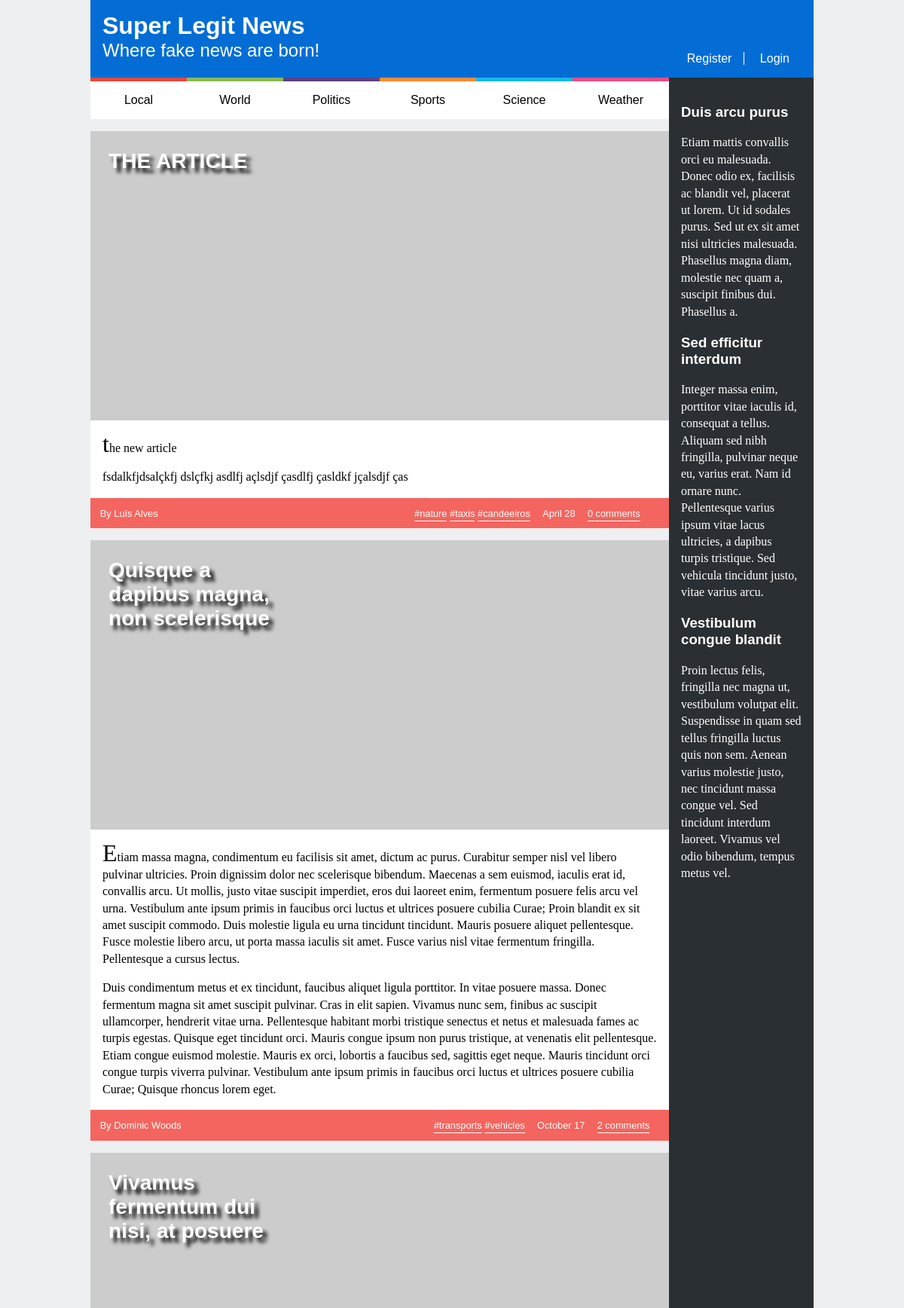
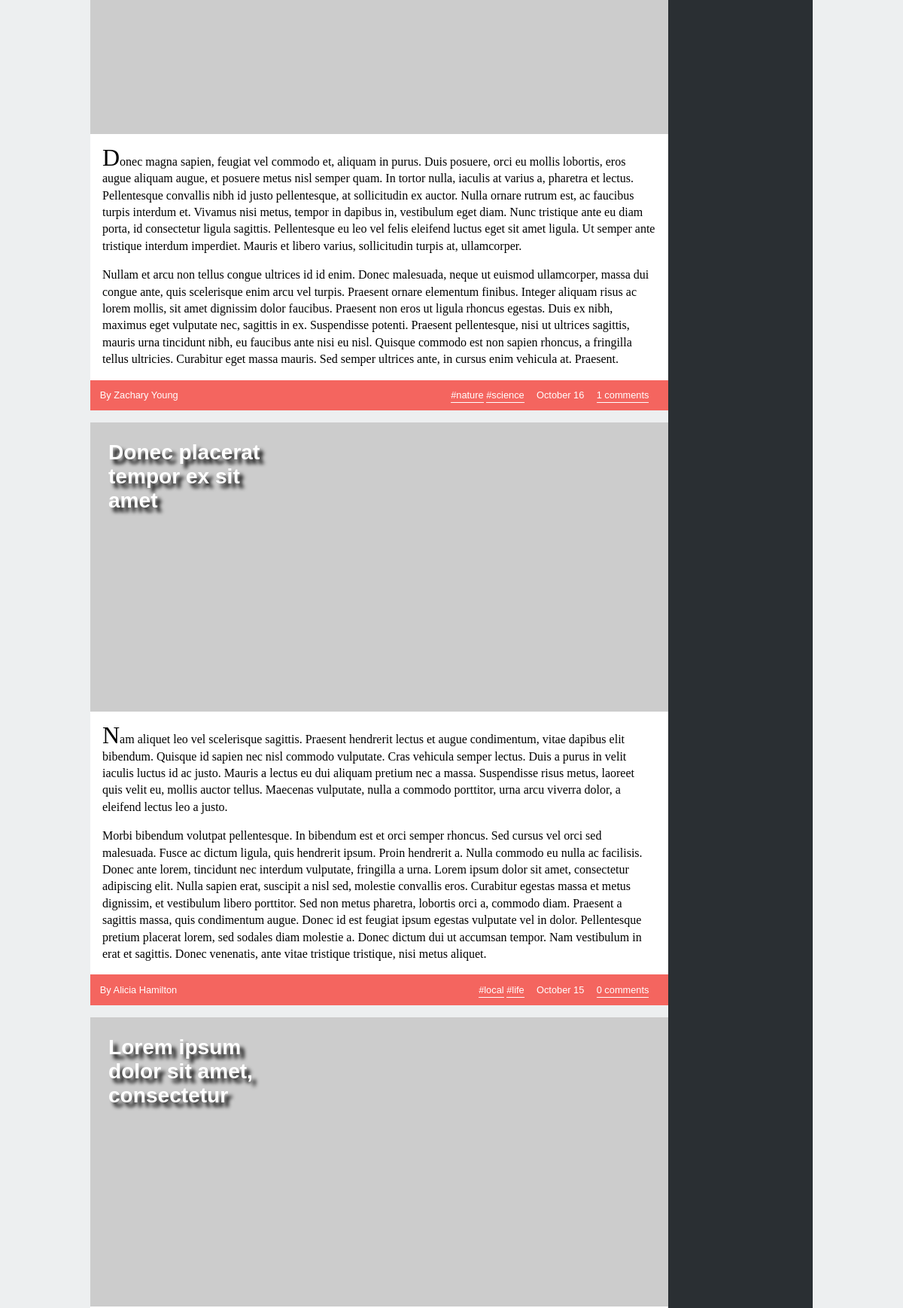
The page / (upper part) on the database its author committed (2 pictures, top to bottom).
### tables this page shows
CREATE TABLE news (
  id INTEGER PRIMARY KEY,            -- article id
  title VARCHAR,                     -- title of the article
  published INTEGER,                 -- date when the article was published in epoch format
  tags VARCHAR,                      -- comma separated tags
  username VARCHAR REFERENCES users, -- user that wrote the article
  introduction VARCHAR,              -- a introductory paragraph
  fulltext VARCHAR                   -- the rest of the text
);

### database/news.php (called while the page is built, shortened)
<?php
    function getAllNews($db) {
        $stmt = $db->prepare("SELECT news.*, users.*, COUNT(comments.id) AS comments FROM news JOIN users USING (username) LEFT JOIN comments ON comments.news_id = news.id GROUP BY news.id, users.username ORDER BY published DESC");
        $stmt->execute();
        $articles = $stmt->fetchAll();
        return $articles;
    }
?>

### templates/news.php (the view, shortened to what this page needs)
<?php function output_article_list($articles) { ?>
    <section id='news'>
    <?php
        foreach ($articles as $article) {
            $date = date('F j', $article['published']);
            $tags = explode(',', $article['tags']);
    ?>
    <article><header><h1><a href='article.php?id=<?=$article['id']?>'><?=$article['title']?></a></h1></header>
    <img src='https://picsum.photos/600/300?"<?=$tags[0]?>' alt=''>
    <p><?=$article['introduction']?></p>
    <p><?=$article['fulltext']?></p>
    <footer><span class='author'><?=$article['name']?></span>
    <?php
        foreach ($tags as $tag) {
            echo "<span class='tags'><a href='index.php'>#$tag</a> ";
        }
        echo "</span>";
    ?>
    <span class='date'><?=$date?></span>
    <a class='comments' href='article.php?id=<?=$article['id']?>#comments'><?=$article['comments']?></a>
    </footer></article>
    <?php } ?>
    </section>
<?php } ?>

### index.php (shortened to what this page needs)
<?php
  require_once('database/news.php');
  require_once('templates/common.php');
  require_once('templates/news.php');
  $db = getDatabaseConnection();
  $articles = getAllNews($db);
  if (isset($_SESSION['username'])) {
    output_header_logout();
  } else {
    output_header_login();
  }
  output_article_list($articles);
  output_footer();
?>

### templates/common.php (shortened to what this page needs)
<?php function output_header_login() { ?>
    <!DOCTYPE html>
    <html lang="en-US">
    <head>
        <link href="css/style.css" rel="stylesheet">
        <link href="css/layout.css" rel="stylesheet">
        <link href="css/responsive.css" rel="stylesheet">
        <link href="css/comments.css" rel="stylesheet">
        <link href="css/forms.css" rel="stylesheet">
    </head>
    <body>
        <header>
        <h1><a href="index.php">Super Legit News</a></h1>
        <h2><a href="index.php">Where fake news are born!</a></h2>
        <div id="signup">
            <a href="register.php">Register</a>
            <a href="login.php">Login</a>
        </div>
        </header>
        <nav id="menu">
        <ul>
            <li><a href="index.php">Local</a></li>
            <li><a href="index.php">World</a></li>
            <li><a href="index.php">Politics</a></li>
            <li><a href="index.php">Sports</a></li>
            <li><a href="index.php">Science</a></li>
            <li><a href="index.php">Weather</a></li>
        </ul>
        </nav>
        <aside id="related">
        <article>
            <h1><a href="#">Duis arcu purus</a></h1>
            <p>Etiam mattis convallis orci eu malesuada. Donec odio ex, facilisis ac blandit vel, placerat ut lorem. Ut id sodales purus. Sed ut ex sit amet nisi ultricies malesuada. Phasellus magna diam, molestie nec quam a, suscipit finibus dui. Phasellus a.</p>
        </article>
        <article>
            <h1><a href="#">Sed efficitur interdum</a></h1>
            <p>Integer massa enim, porttitor vitae iaculis id, consequat a tellus. Aliquam sed nibh fringilla, pulvinar neque eu, varius erat. Nam id ornare nunc. Pellentesque varius ipsum vitae lacus ultricies, a dapibus turpis tristique. Sed vehicula tincidunt justo, vitae varius arcu.</p>
        </article>
        <article>
            <h1><a href="#">Vestibulum congue blandit</a></h1>
            <p>Proin lectus felis, fringilla nec magna ut, vestibulum volutpat elit. Suspendisse in quam sed tellus fringilla luctus quis non sem. Aenean varius molestie justo, nec tincidunt massa congue vel. Sed tincidunt interdum laoreet. Vivamus vel odio bibendum, tempus metus vel.</p>
        </article>
        </aside>
<?php } ?>
<?php function output_footer() {
    if (isset($_SESSION['username'])) { ?>
        <footer>
            <p><a href="create_article.php" style="color: white;">Create new article</a></p>
            <p>&copy; Fake News, 2022</p>
        </footer>
<?php } else { ?>
    </body>
    </html>
<?php }
}?>

### css/style.css (style rules this page uses)
body > header { background-color: #046dd5; color: white; padding: 1em; }
body > header h1, body > header h2 { margin: 0; }
body > header a { color: white; text-decoration: none; }
body > header #signup a:first-child { border-right: 1px solid white; }
body > header #signup { margin-top: 1em; }
body > header #signup a { padding: 0 1em; }
body > header #signup a:first-child { padding-left: 0; }
#menu ul { margin: 0; padding: 0; }
#menu li { background-color: white; text-align: center; list-style-type: none; padding: 1em 0; }
#menu li a { color: black; text-decoration: none; }
#news header { max-width: 10em; padding: 1em; position: absolute; }
#news header h1 { margin: 0; text-shadow: .2em .2em .2em black; }
#news header a { color: white; text-decoration: none; }
#news img { width: 100%; }
#news > article { background-color: white; margin: 1em 0; }
#news > article > p { padding: 0 1em; }
#news > article > p:first-of-type:first-letter { font-size: 2em; }
#news footer { color: white; background-color: #f4655f; padding: 1em; }
#news footer a { color: white; text-decoration: none; border-bottom: 1px solid white; padding-bottom: 2px; }
#news footer .tags { margin-right: 1em; }
#news footer .comments { margin-left: 1em; }
#news footer .comments:after { content: ' comments'; }
#news footer .author:before { content: "By "; }
#related { background-color: #2a2f33; padding: 1em; }
#related h1 a { color: white; text-decoration: none; }
#related p { color: white; }
body { font-family: "Poppins", sans-serif; }
p { font-family: "Lora", serif; line-height: 1.4em; }
body > header h2 { font-weight: normal; }
#news header { font-size: 1.5em; }
#news footer { font-size: 0.8em; }
#menu li:nth-child(1) { border-top: 5px solid #e1493e; }
#menu li:nth-child(2) { border-top: 5px solid #8aba56; }
#menu li:nth-child(3) { border-top: 5px solid #5b4282; }
#menu li:nth-child(4) { border-top: 5px solid #ff8932; }
#menu li:nth-child(5) { border-top: 5px solid #19b6e9; }
#menu li:nth-child(6) { border-top: 5px solid #e84c8b; }

### css/layout.css (style rules this page uses)
body { background-color: #edeff0; margin: 0 auto; width: 60em; display: grid; grid-template-columns: [start] 4fr [middle] 1fr [end]; grid-template-rows: [start] auto [nav] auto [news] 1fr [footer] auto [end]; }
body > header { grid-column: start / end; }
#menu { grid-column: start; }
aside { grid-column: middle; grid-row: nav / end; }
#news { grid-column: start; }
body > header { display: grid; grid-template-columns: 1fr auto; grid-template-rows: auto auto; }
body > header h1 { grid-column: 1; grid-row: 1; }
body > header h2 { grid-column: 1; grid-row: 2; }
body > header #signup { grid-column: 2; grid-row: 2; }
#menu ul { display: flex; flex-direction: row; }
#menu li { display: block; flex: 1; }
#news footer { display: flex; }
#news footer .author { flex-grow: 1; }

### rows shown on the page
news: title "THE ARTICLE", introduction "the new article", fulltext "fsdalkfjdsalçkfj dslçfkj asdlfj açlsdjf çasdlfj çasldkf jçalsdjf ças", name "Luís Alves", tags "nature", tags "taxis", tags "candeeiros", published "April 28", comments "0"
news: title "Quisque a dapibus magna, non scelerisque", introduction "Etiam massa magna, condimentum eu facilisis sit amet, dictum ac purus. Curabitur semper nisl vel libero pulvinar ultricies. Proin dignissim dolor nec scelerisque bibendum. Maecenas a sem euismod, iaculis erat id, convallis arcu. Ut mollis, justo vitae suscipit imperdiet, eros dui laoreet enim, fermentum posuere felis arcu vel urna. Vestibulum ante ipsum primis in faucibus orci luctus et ultrices posuere cubilia Curae; Proin blandit ex sit amet suscipit commodo. Duis molestie ligula eu urna tincidunt tincidunt. Mauris posuere aliquet pellentesque. Fusce molestie libero arcu, ut porta massa iaculis sit amet. Fusce varius nisl vitae fermentum fringilla. Pellentesque a cursus lectus.", fulltext "Duis condimentum metus et ex tincidunt, faucibus aliquet ligula porttitor. In vitae posuere massa. Donec fermentum magna sit amet suscipit pulvinar. Cras in elit sapien. Vivamus nunc sem, finibus ac suscipit ullamcorper, hendrerit vitae urna. Pellentesque habitant morbi tristique senectus et netus et malesuada fames ac turpis egestas. Quisque eget tincidunt orci. Mauris congue ipsum non purus tristique, at venenatis elit pellentesque. Etiam congue euismod molestie. Mauris ex orci, lobortis a faucibus sed, sagittis eget neque. Mauris tincidunt orci congue turpis viverra pulvinar. Vestibulum ante ipsum primis in faucibus orci luctus et ultrices posuere cubilia Curae; Quisque rhoncus lorem…", name "Dominic Woods", tags "transports", tags "vehicles", published "October 17", comments "2"
news: title "Vivamus fermentum dui nisi, at posuere", introduction "Donec magna sapien, feugiat vel commodo et, aliquam in purus. Duis posuere, orci eu mollis lobortis, eros augue aliquam augue, et posuere metus nisl semper quam. In tortor nulla, iaculis at varius a, pharetra et lectus. Pellentesque convallis nibh id justo pellentesque, at sollicitudin ex auctor. Nulla ornare rutrum est, ac faucibus turpis interdum et. Vivamus nisi metus, tempor in dapibus in, vestibulum eget diam. Nunc tristique ante eu diam porta, id consectetur ligula sagittis. Pellentesque eu leo vel felis eleifend luctus eget sit amet ligula. Ut semper ante tristique interdum imperdiet. Mauris et libero varius, sollicitudin turpis at, ullamcorper.", fulltext "Nullam et arcu non tellus congue ultrices id id enim. Donec malesuada, neque ut euismod ullamcorper, massa dui congue ante, quis scelerisque enim arcu vel turpis. Praesent ornare elementum finibus. Integer aliquam risus ac lorem mollis, sit amet dignissim dolor faucibus. Praesent non eros ut ligula rhoncus egestas. Duis ex nibh, maximus eget vulputate nec, sagittis in ex. Suspendisse potenti. Praesent pellentesque, nisi ut ultrices sagittis, mauris urna tincidunt nibh, eu faucibus ante nisi eu nisl. Quisque commodo est non sapien rhoncus, a fringilla tellus ultricies. Curabitur eget massa mauris. Sed semper ultrices ante, in cursus enim vehicula at. Praesent.", name "Zachary Young", tags "nature", tags "science", published "October 16", comments "1"
news: title "Donec placerat tempor ex sit amet", introduction "Nam aliquet leo vel scelerisque sagittis. Praesent hendrerit lectus et augue condimentum, vitae dapibus elit bibendum. Quisque id sapien nec nisl commodo vulputate. Cras vehicula semper lectus. Duis a purus in velit iaculis luctus id ac justo. Mauris a lectus eu dui aliquam pretium nec a massa. Suspendisse risus metus, laoreet quis velit eu, mollis auctor tellus. Maecenas vulputate, nulla a commodo porttitor, urna arcu viverra dolor, a eleifend lectus leo a justo.", fulltext "Morbi bibendum volutpat pellentesque. In bibendum est et orci semper rhoncus. Sed cursus vel orci sed malesuada. Fusce ac dictum ligula, quis hendrerit ipsum. Proin hendrerit a. Nulla commodo eu nulla ac facilisis. Donec ante lorem, tincidunt nec interdum vulputate, fringilla a urna. Lorem ipsum dolor sit amet, consectetur adipiscing elit. Nulla sapien erat, suscipit a nisl sed, molestie convallis eros. Curabitur egestas massa et metus dignissim, et vestibulum libero porttitor. Sed non metus pharetra, lobortis orci a, commodo diam. Praesent a sagittis massa, quis condimentum augue. Donec id est feugiat ipsum egestas vulputate vel in dolor. Pellentesque pretium placerat lorem, sed sodales…", name "Alicia Hamilton", tags "local", tags "life", published "October 15", comments "0"
news: title "Lorem ipsum dolor sit amet, consectetur"
